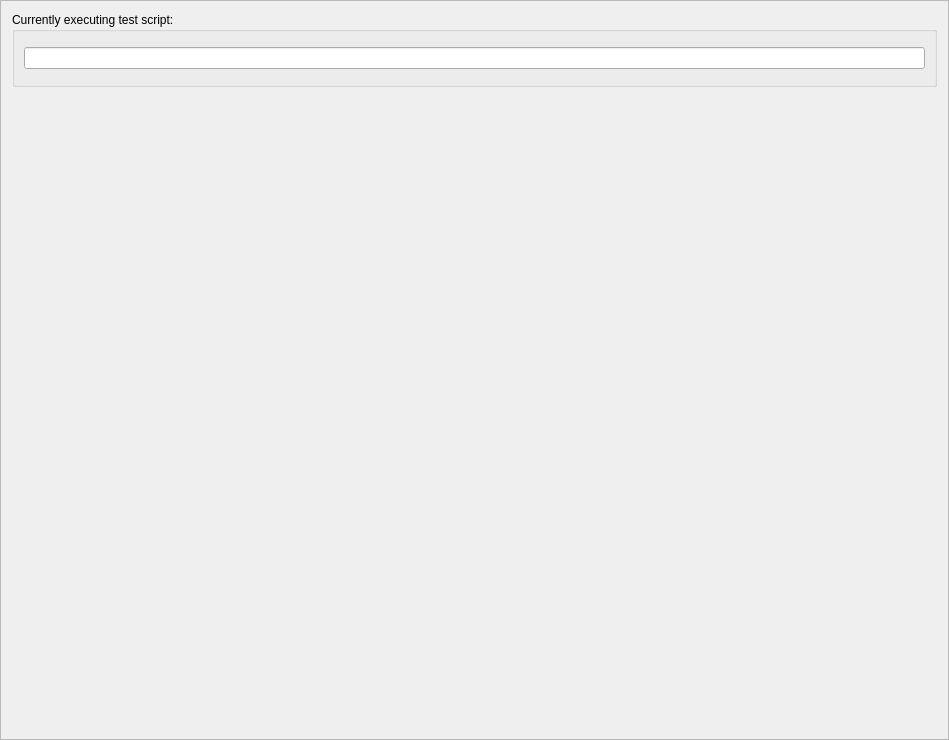
<?xml version="1.0" encoding="UTF-8"?>
<ui version="4.0">
 <class>Frame</class>
 <widget class="QFrame" name="Frame">
  <property name="geometry">
   <rect>
    <x>0</x>
    <y>0</y>
    <width>949</width>
    <height>740</height>
   </rect>
  </property>
  <property name="windowTitle">
   <string>Frame</string>
  </property>
  <property name="frameShape">
   <enum>QFrame::StyledPanel</enum>
  </property>
  <property name="frameShadow">
   <enum>QFrame::Raised</enum>
  </property>
  <layout class="QVBoxLayout" name="verticalLayout_2">
   <item>
    <widget class="QGroupBox" name="groupBox">
     <property name="maximumSize">
      <size>
       <width>16777215</width>
       <height>75</height>
      </size>
     </property>
     <property name="title">
      <string>Currently executing test script:</string>
     </property>
     <layout class="QGridLayout" name="gridLayout">
      <item row="0" column="0">
       <widget class="QLineEdit" name="lineEdit_TestScriptName"/>
      </item>
     </layout>
    </widget>
   </item>
   <item>
    <widget class="QFrame" name="frame_editor">
     <property name="frameShape">
      <enum>QFrame::NoFrame</enum>
     </property>
     <property name="frameShadow">
      <enum>QFrame::Plain</enum>
     </property>
     <layout class="QHBoxLayout" name="horizontalLayout_2"/>
    </widget>
   </item>
  </layout>
 </widget>
 <resources/>
 <connections/>
</ui>
